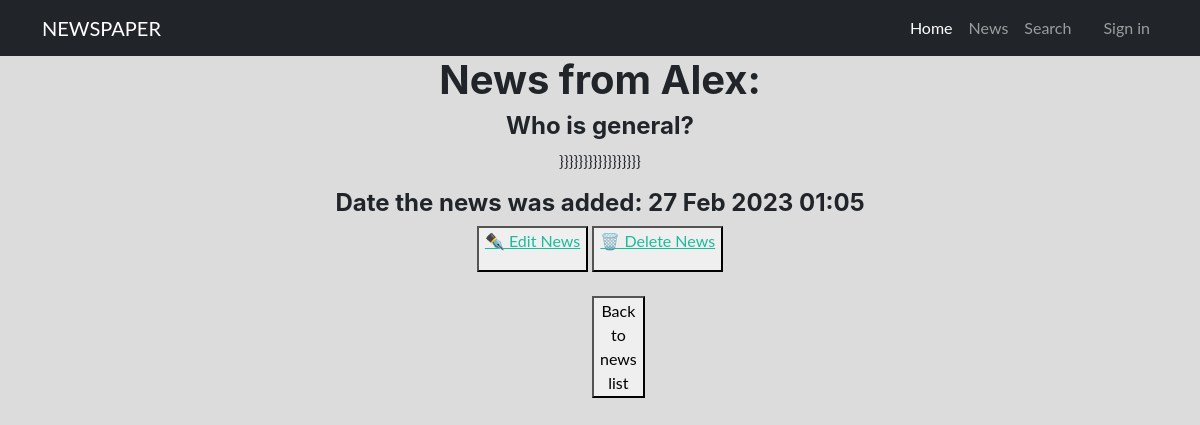
Screenshot of /news/36 with the database file from the repository.
### news/models.py (models this page shows, shortened)
class Post(models.Model):
    post_link_author = models.ForeignKey(Author, on_delete=models.CASCADE)
    news = 'N'
    articles = 'A'
    CATEGORY_CHOICES = [
        (news, 'Новости'),
        (articles, 'Статьи')
    ]
    categoryType = models.CharField(max_length=1,
                                    choices=CATEGORY_CHOICES,
                                    default=news)
    post_data = models.DateTimeField(auto_now_add=True)  # дата создания объекта
    post_link_category = models.ManyToManyField(Category, through='PostCategory')
    title = models.CharField(max_length=255)
    text = models.TextField()
    rating = models.FloatField(default=0)

class Author(models.Model):
    authors_link_user = models.OneToOneField(User, on_delete=models.CASCADE)
    author_rating = models.FloatField(default=0)
    def __str__(self):
        return self.authors_link_user.username.title()

### news/views.py (the view)
# urls.py: path('<int:pk>', PostDetail.as_view(), name='post'),  # pk — это первичный ключ новости, который будет выводиться у нас в шаблон
class PostDetail(DetailView):
    model = Post # модель всё та же, но мы хотим получить детали конкретно отдельного поста
    template_name = 'post.html'  # название шаблона будет post.html
    context_object_name = 'post'  # название объекта

### news/templatetags/custom_filters.py (called while the page is built)
@register.filter(name='censor')
def censor(value, arg):
    for i in value.split():
        if i.lower() in ban_words:
            value = value.replace(i, arg)
    return value

### news/templatetags/perm_link_authors.py (called while the page is built)
@register.filter(name='has_group')
def has_group(user, group_name):
    return user.groups.filter(name=group_name).exists()

### templates/post.html (shortened to what this page needs)
{% extends 'flatpages/default.html' %}
{% load custom_filters %}
{% block content %}
<h1 align="center">News from {{ post.post_link_author }}:<h4 align="center">{{ post.title|censor:'*****' }}</h4></h1>
<p align="center">{{ post.text|censor:'*****' }}</p>
<h4 align="center">Date the news was added: {{ post.post_data|date:'d M Y H:i' }}</h4>
<div align="center">
    <button><a href="{% url 'post_edit' post.pk %}">✒ Edit News</a></p></button>
    <button><a href="{% url 'post_delete' post.pk %}">🗑 Delete News</a></p></button>
    <br>
    <br>
    <a href="/news"><button style="margin:0 550px">Back to news list</button></a>
</div>
{% endblock content %}

### rows the page displays
Post: post_link_author "Alex", title|censor "Who is general?", text|censor "}}}}}}}}}}}}}}}}}", post_data "27 Feb 2023 01:05"
